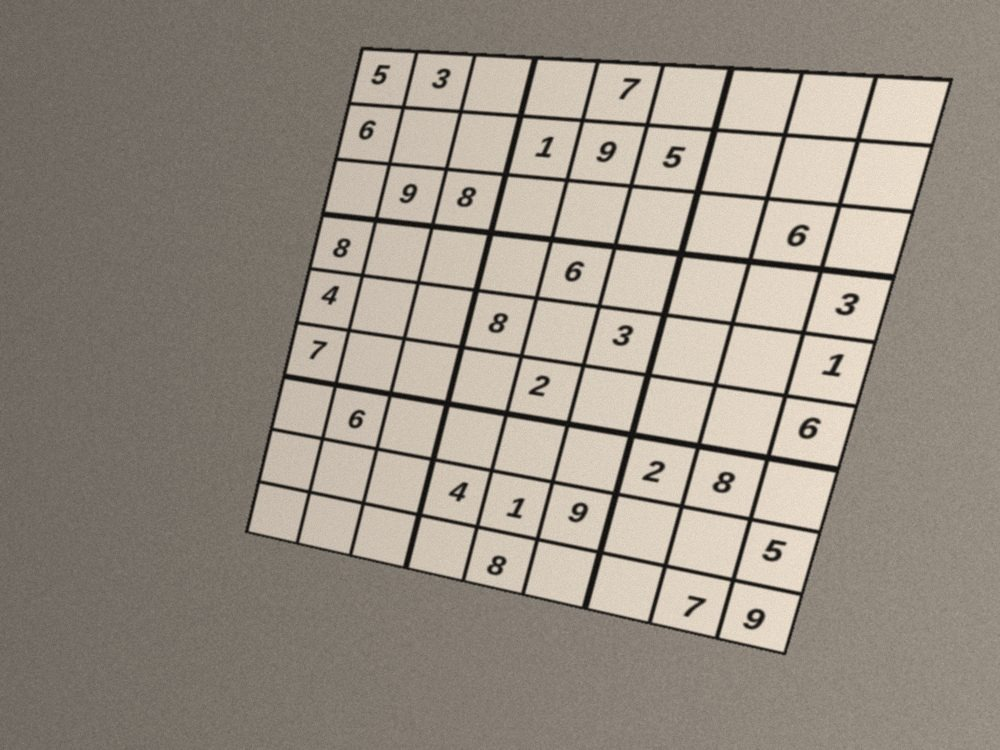
#> input picture assets/sample_1.jpg, 1000 x 750 px
$ python -i legacy_pipeline.py   (imports and definitions only)
#> lines starting #> are read from the running program, lines starting #| are printed output that depends on the picture; after the words box and inside, x2 and y2 are one past the last pixel; in counts of white or black regions, pixels touching at a corner belong together
#> further down, picture is the input picture: shape (750, 1000, 3); mean B, G, R 131.6, 142.8, 151.6
"""Port of the ORIGINAL notebook pipeline (RealTimeSudokuSolver.ipynb + Main.ipynb).

Used only by evaluation/evaluate.py to measure the improvement of the new
pipeline over the original one on identical inputs. Logic is unchanged apart
from removing the camera loop and the 81 per-cell ``model.predict`` calls
being kept as-is (that is part of what we benchmark).
"""
from __future__ import annotations

import math
import os

import cv2
import numpy as np
from scipy import ndimage

# [1 line not run here, left out]


# [31 lines left out: functions build_legacy_model, _load_keras2_h5_weights, not called in this run]


# ---------------------------------------------------------------- helpers (verbatim logic)
def getCornersFromContours(contours, corner_amount=4, max_iter=200):
    coefficient = 1
    while max_iter > 0 and coefficient >= 0:
        max_iter -= 1
        epsilon = coefficient * cv2.arcLength(contours, True)
        poly_approx = cv2.approxPolyDP(contours, epsilon, True)
        hull = cv2.convexHull(poly_approx)
        if len(hull) == corner_amount:
            return hull
        if len(hull) > corner_amount:
            coefficient += .01
        else:
            coefficient -= .01
    return None


def _angle(v1, v2):
    u1 = v1 / np.linalg.norm(v1)
    u2 = v2 / np.linalg.norm(v2)
    return np.arccos(np.dot(u1, u2)) * 57.2958


def _border_diff(A, B, C, D, eps_scale):
    s = [math.dist(A, B), math.dist(A, D), math.dist(B, C), math.dist(C, D)]
    return max(s) > eps_scale * min(s)


# [19 lines left out: functions getLargestConnectedComponent, getBestShift, not called in this run]


def shift(img, sx, sy):
    rows, cols = img.shape
    return cv2.warpAffine(img, np.float32([[1, 0, sx], [0, 1, sy]]), (cols, rows))


def legacy_detect(image):
    """Return (rect corners TL,TR,BR,BL, warp) or None."""
    gray = cv2.cvtColor(image, cv2.COLOR_BGR2GRAY)
    blur = cv2.GaussianBlur(gray, (5, 5), cv2.BORDER_CONSTANT)
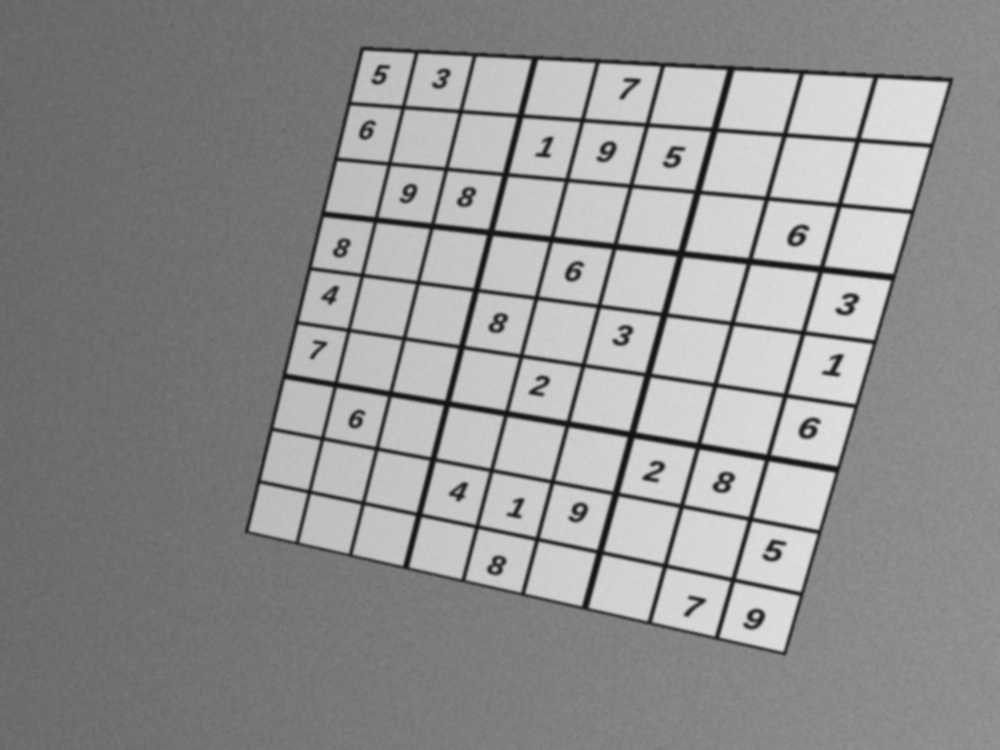
#> blur: shape (750, 1000); min 18, max 225, mean 144.1
    thresh = cv2.adaptiveThreshold(blur, 255, cv2.ADAPTIVE_THRESH_GAUSSIAN_C, cv2.THRESH_BINARY_INV, 11, 2)
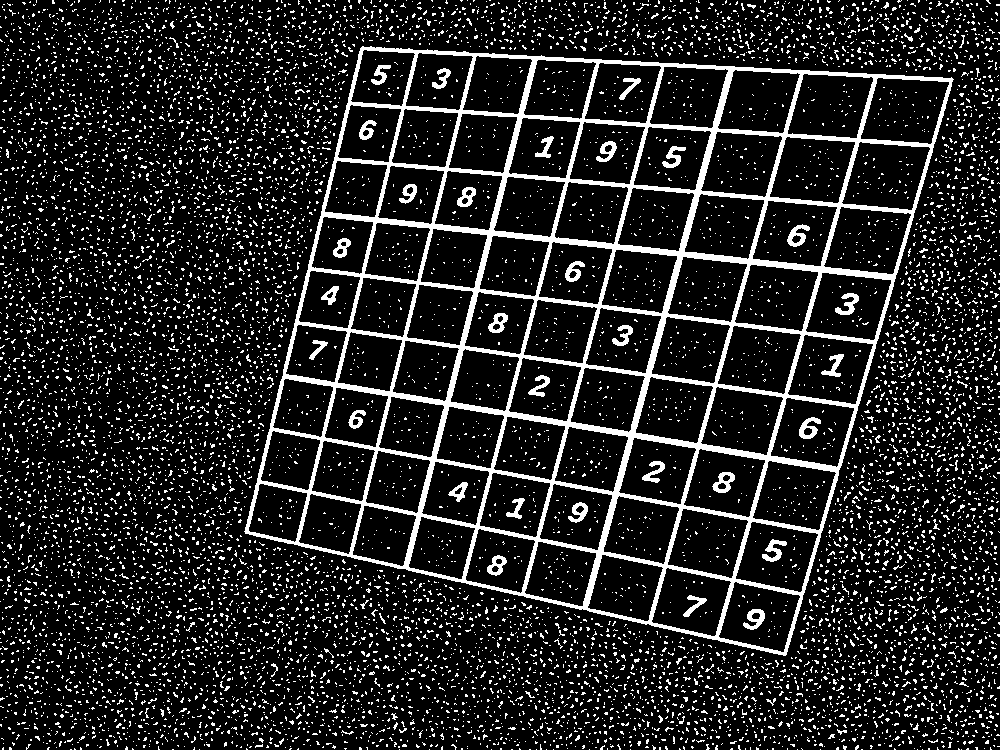
#> thresh: shape (750, 1000); 13.8% white; 10826 white regions (10736 under 20 px)
    contours, _ = cv2.findContours(thresh, cv2.RETR_TREE, cv2.CHAIN_APPROX_SIMPLE)
#> contours = 10944 contours, 10811 with area under 20; largest, box (x1, y1, x2, y2) and area: (244, 46, 954, 656) 312268, (841, 141, 931, 211) 4498, (860, 77, 950, 145) 4490, (823, 206, 912, 275) 4349, (769, 136, 856, 204) 4306
    if not contours:
        return None
    biggest = max(contours, key=cv2.contourArea)
#> biggest = contour of 930 points, box (x1, y1, x2, y2) (244, 46, 954, 656), area 312268
    corners = getCornersFromContours(biggest, 4)
#> the loop in getCornersFromContours, `while max_iter > 0 and coefficient >= 0:` made 86 passes
#> epsilon on passes 1 to 12: 2389.5, 2365.6, 2341.7, 2317.8, 2293.9, 2270, 2246.1, 2222.2, 2198.3, 2174.5, 2150.6, 2126.7
#> after the loop in getCornersFromContours, `while max_iter > 0 and coefficient >= 0:`: coefficient = 0.15; max_iter = 114
#> corners = [[953, 79], [785, 655], [245, 533], [362, 46]]
    if corners is None:
        return None
    corners = corners.reshape(4, 2).astype(np.float32)
    rect = np.zeros((4, 2), np.float32)
    s = corners.sum(1)
#> s = [1032, 1440, 778, 408]
    i = int(np.argmin(s)); rect[0] = corners[i]; corners = np.delete(corners, i, 0)
#> after `i = int(np.argmin(s))`: i = 3
#> after `corners = np.delete(corners, i, 0)`: corners = [[953, 79], [785, 655], [245, 533]]
    s = corners.sum(1)
#> s = [1032, 1440, 778]
    i = int(np.argmax(s)); rect[2] = corners[i]; corners = np.delete(corners, i, 0)
#> after `i = int(np.argmax(s))`: i = 1
#> after `corners = np.delete(corners, i, 0)`: corners = [[953, 79], [245, 533]]
    if corners[0][0] > corners[1][0]:
        rect[1], rect[3] = corners[0], corners[1]
    else:
        rect[1], rect[3] = corners[1], corners[0]
    A, B, C, D = rect
    eps = 20
    if not all(abs(a - 90) < eps for a in (_angle(B - A, D - A), _angle(B - A, C - B),
                                           _angle(C - B, C - D), _angle(D - A, C - D))):
        return None
    if _border_diff(A, B, C, D, 1.2):
        return None
    tl, tr, br, bl = rect
    mw = max(int(np.linalg.norm(br - bl)), int(np.linalg.norm(tr - tl)))
    mh = max(int(np.linalg.norm(tr - br)), int(np.linalg.norm(tl - bl)))
    dst = np.array([[0, 0], [mw - 1, 0], [mw - 1, mh - 1], [0, mh - 1]], np.float32)
    m = cv2.getPerspectiveTransform(rect, dst)
    return rect, cv2.warpPerspective(image, m, (mw, mh))


# [62 lines left out: functions legacy_read_grid, legacy_chars74k_input, not called in this run]

>>> import cv2
>>> picture = cv2.imread('../assets/sample_1.jpg')
>>> result = legacy_detect(picture)

$ run again, on assets/sample_3.jpg
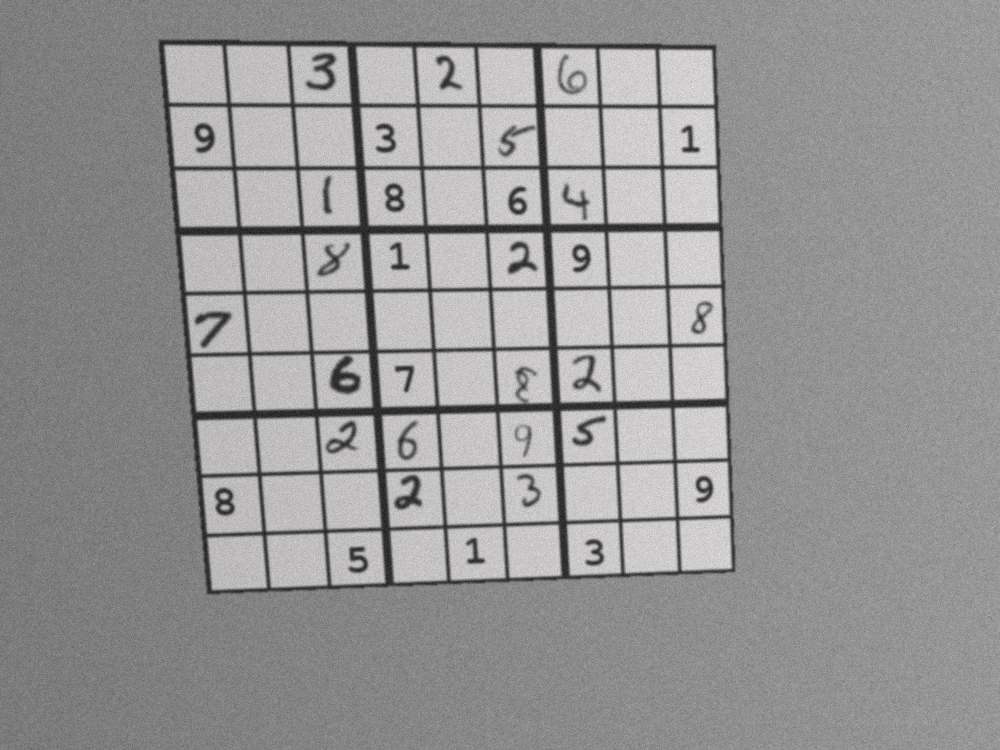
#> input picture assets/sample_3.jpg, 1000 x 750 px
#> picture is the input picture: shape (750, 1000, 3); mean B, G, R 149.7, 149.6, 150.2
#> in legacy_detect, `thresh = cv2.adaptiveThreshold(blur, 255, cv2.ADAPTIVE_THRESH_GAUSSIAN..`:
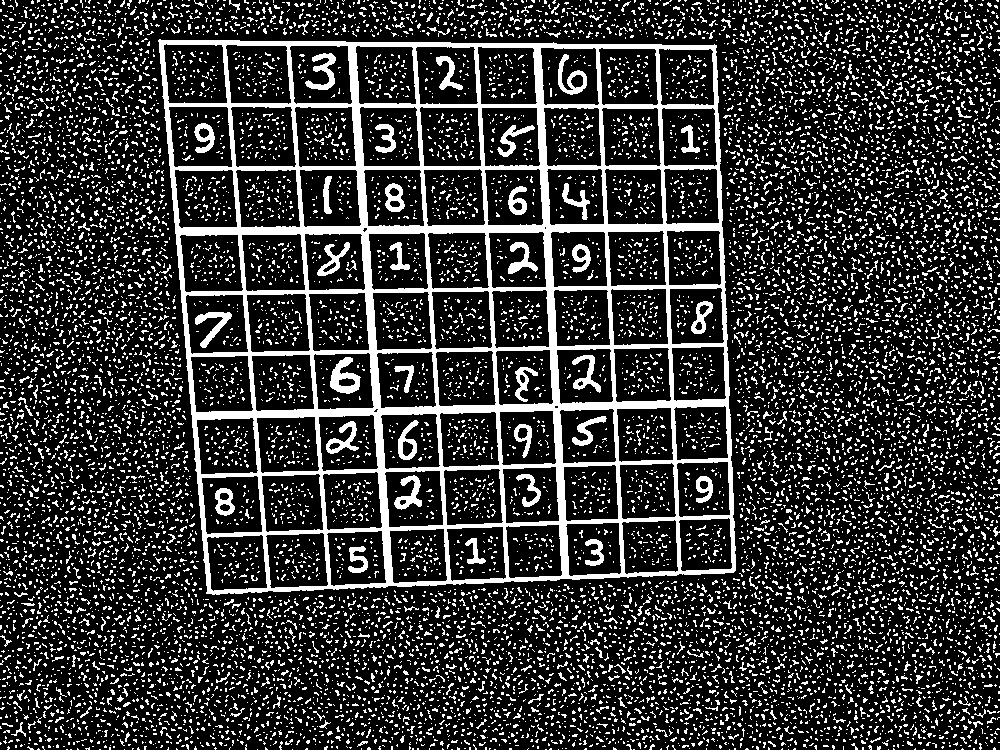
#> thresh: shape (750, 1000); 20.5% white; 13417 white regions (12919 under 20 px)
#> contours = 13544 contours, 13398 with area under 20; largest, box (x1, y1, x2, y2) and area: (158, 39, 736, 595) 293482, (230, 106, 297, 168) 3584, (168, 106, 233, 168) 3520, (225, 44, 292, 105) 3515, (163, 43, 228, 104) 3473
#> biggest = contour of 436 points, box (x1, y1, x2, y2) (158, 39, 736, 595), area 293482
#> the loop in getCornersFromContours, `while max_iter > 0 and coefficient >= 0:` made 85 passes
#> epsilon on passes 1 to 8: 2260.7, 2238.1, 2215.5, 2192.9, 2170.3, 2147.6, 2125, 2102.4
#> after the loop in getCornersFromContours, `while max_iter > 0 and coefficient >= 0:`: coefficient = 0.16; max_iter = 115
#> in legacy_detect, `corners = getCornersFromContours(biggest, 4)`: corners = [[716, 45], [735, 570], [206, 593], [158, 40]]
#> in legacy_detect, `s = corners.sum(1)`: s = [761, 1305, 799, 198]
#> in legacy_detect, `i = int(np.argmin(s))`: i = 3
#> in legacy_detect, `corners = np.delete(corners, i, 0)`: corners = [[716, 45], [735, 570], [206, 593]]
#> in legacy_detect, `s = corners.sum(1)`: s = [761, 1305, 799]
#> in legacy_detect, `i = int(np.argmax(s))`: i = 1
#> in legacy_detect, `corners = np.delete(corners, i, 0)`: corners = [[716, 45], [206, 593]]
